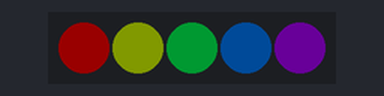
A program run on a simulated CircuitPython board. On the bench: 5 RGB LEDs in strip order, left to right. Dim RGB values are drawn brighter than linear.

Above: at 0.15 s.
At 6.29 s:
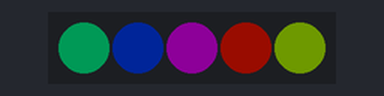
At 9.97 s:
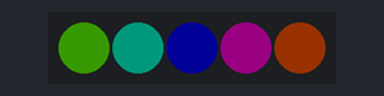
At 19.79 s:
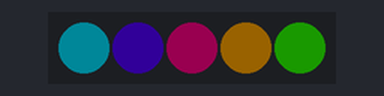
At 29.6 s:
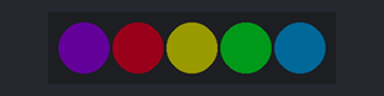
At 39.73 s:
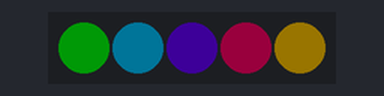
Timing chart, 0 to 40.0 s (numbered marks = the images above):
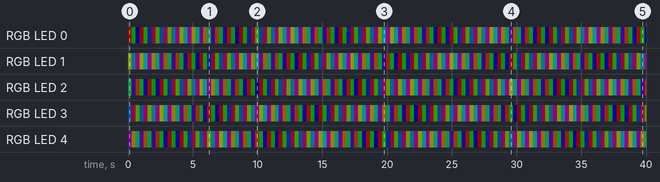

The program:

code.py
```python
import board
import neopixel
import adafruit_fancyled.adafruit_fancyled as fancy
import time

NUM_LEDS = 5
pixels = neopixel.NeoPixel(board.APA102_MOSI, NUM_LEDS, auto_write=False, brightness=0.1)

RED = (255, 0, 0)
YELLOW = (255, 150, 0)
GREEN = (0, 255, 0)
CYAN = (0, 255, 255)
BLUE = (0, 0, 255)
PURPLE = (180, 0, 255)
color1 = fancy.CHSV(0.08, 1.0, 1.0).pack()

hue = 0
while True:
    for i in range(NUM_LEDS) :
        color = fancy.CHSV(hue,255,255).pack()
        pixels[i] = color
        hue = (hue + 50) % 256
    pixels.show()
    time.sleep(0.01)
```

Measured:
- by itself, RGB LED 0: off → RGB(25, 0, 0) at 0.00 s, → RGB(0, 25, 1) 0.31 s later, → RGB(0, 0, 25) 0.31 s later, → RGB(25, 0, 2) 0.31 s later, … (131 changes in this stretch)
- by itself, RGB LED 2: off → RGB(0, 25, 8) at 0.00 s, → RGB(10, 0, 25) 0.31 s later, → RGB(25, 8, 0) 0.31 s later, → RGB(0, 25, 6) 0.31 s later, … (131 changes in this stretch)
